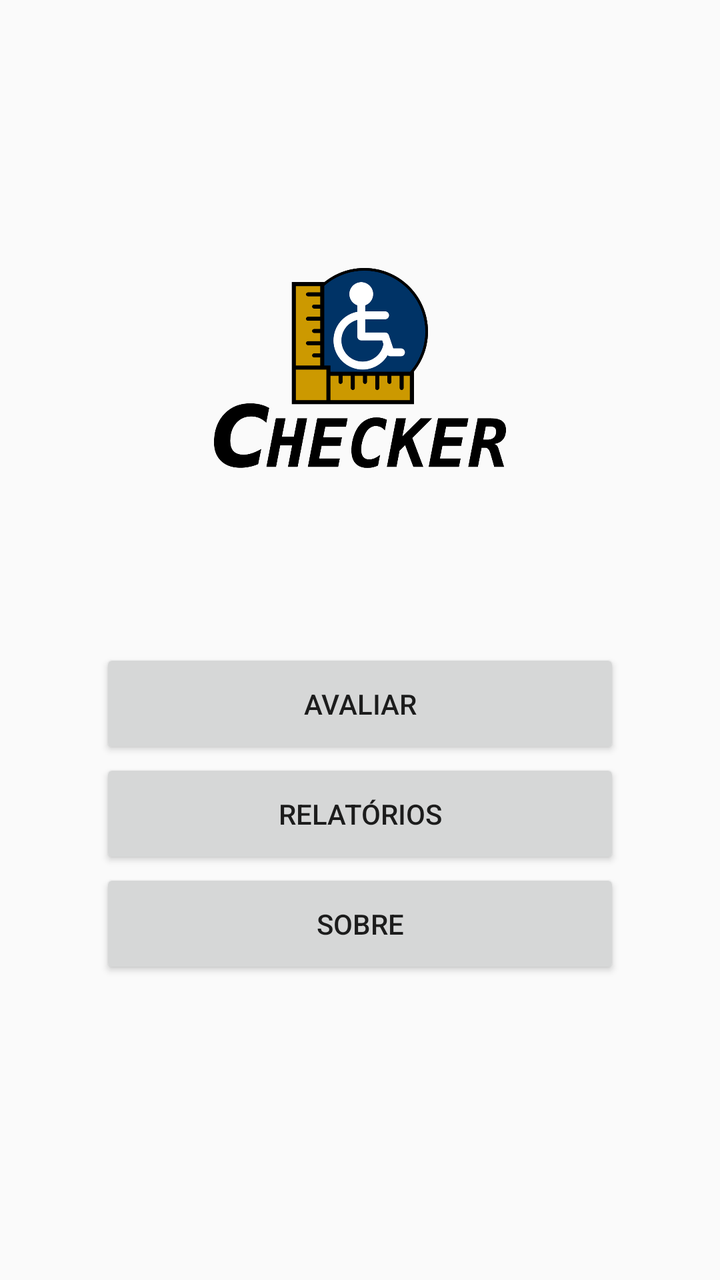
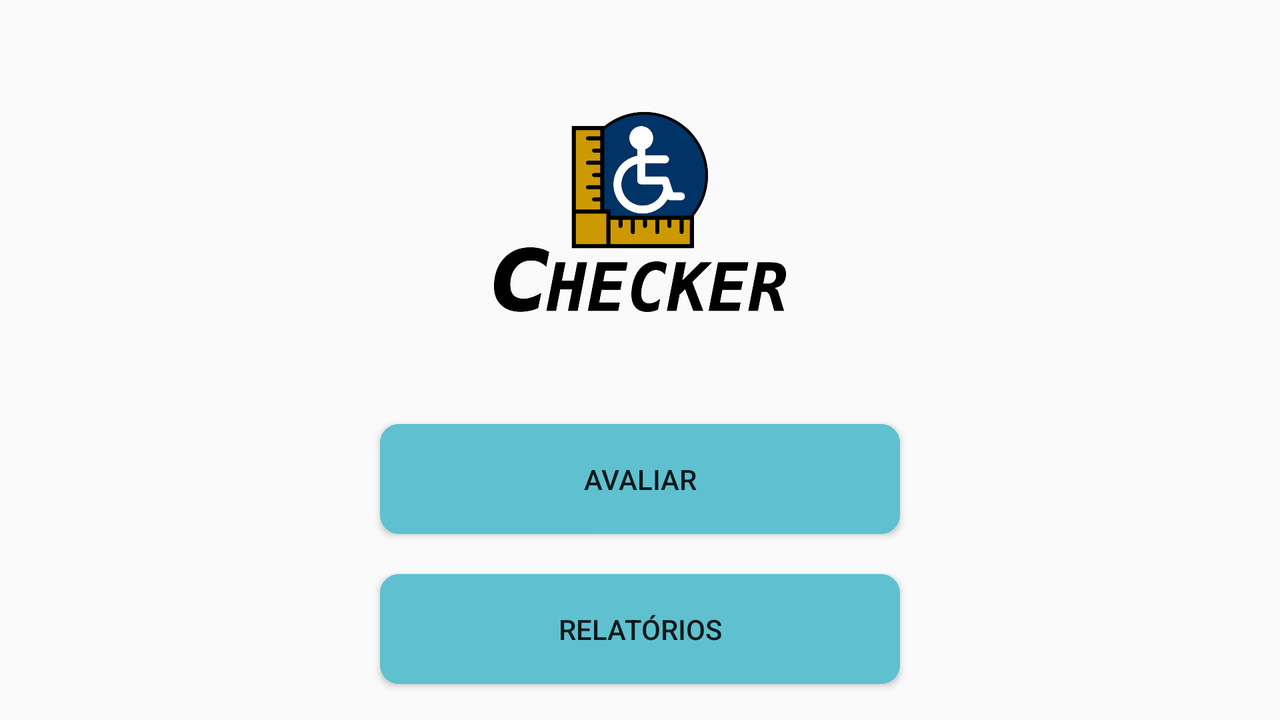

Compare how this app lays out the same screen by default and in its alternative resource folder. The renders come first, then the two layout files and the values they reference.
<!-- AndroidManifest.xml: application theme AppTheme -->
<!-- res/layout/content_main.xml -->
<?xml version="1.0" encoding="utf-8"?>
<RelativeLayout
    xmlns:android="http://schemas.android.com/apk/res/android"

    android:layout_width="match_parent"
    android:layout_height="match_parent"
    android:layout_marginTop="64dp"
    android:orientation="vertical"
    >

    <ImageView
        android:id="@+id/imageView"
        android:layout_width="wrap_content"
        android:layout_height="100dp"
        android:layout_marginTop="70dp"
        android:contentDescription="@string/footer_description_image"
        android:src="@drawable/logo_checker"
        />

    <Button
        android:id="@+id/nova_avaliacao"
        android:layout_width="260dp"
        android:layout_height="55dp"
        android:layout_centerHorizontal="true"
        android:layout_centerVertical="true"
        android:onClick="novaAvaliacao"
        android:text="@string/main_button_1_title"
        />

    <Button
        android:id="@+id/avaliacaoes_realizadas"
        android:layout_width="260dp"
        android:layout_height="55dp"
        android:layout_below="@+id/nova_avaliacao"
        android:layout_centerHorizontal="true"
        android:onClick="listarAvaliacoes"
        android:text="@string/main_button_2_title"
        />

    <Button
        android:id="@+id/sobre"
        android:layout_width="260dp"
        android:layout_height="55dp"
        android:layout_below="@+id/avaliacaoes_realizadas"
        android:layout_centerHorizontal="true"
        android:onClick="sobre"
        android:text="@string/main_button_3_title"
        />

</RelativeLayout>
<!-- resources referenced by this layout -->
<resources>
  <!-- drawable logo_checker: png bitmap (drawable, 45076 bytes) -->
  <string name="footer_description_image">Logo do app</string>
  <string name="main_button_1_title">Avaliar</string>
  <string name="main_button_2_title">Relatórios</string>
  <string name="main_button_3_title">Sobre</string>
  <style name="AppTheme" parent="Theme.AppCompat.Light.NoActionBar">
          <item name="colorPrimary">@color/colorPrimary</item>
          <item name="colorPrimaryDark">@color/colorPrimaryDark</item>
          <item name="colorAccent">@color/colorAccent</item>
      </style>
  <color name="colorPrimary">#FF48AFC9</color>
  <color name="colorPrimaryDark">#FF3C90A4</color>
  <color name="colorAccent">#FF44A18D</color>
</resources>
<!-- res/layout-land/content_main.xml (the repository's variant of the layout above) -->
<!-- drawn on the phone turned sideways -->
<?xml version="1.0" encoding="utf-8"?>
<LinearLayout
    xmlns:android="http://schemas.android.com/apk/res/android"
    android:layout_width="match_parent"
    android:layout_height="match_parent"
    android:orientation="vertical"
    android:layout_marginTop="56dp">

    <ImageView
        android:id="@+id/imageView"
        android:layout_width="wrap_content"
        android:layout_height="100dp"
        android:src="@drawable/logo_checker"
        android:contentDescription="@string/footer_description_image"
        />

    <Button
        android:id="@+id/nova_avaliacao"
        android:layout_width="260dp"
        android:layout_height="55dp"
        android:layout_gravity="center"
        android:layout_marginBottom="20dp"
        android:layout_marginTop="56dp"
        android:background="@drawable/custom_shape_button"
        android:onClick="novaAvaliacao"
        android:text="@string/main_button_1_title"/>

    <Button
        android:id="@+id/avaliacaoes_realizadas"
        android:layout_width="260dp"
        android:layout_height="55dp"
        android:layout_gravity="center"
        android:layout_marginBottom="20dp"
        android:background="@drawable/custom_shape_button"
        android:onClick="listarAvaliacoes"
        android:text="@string/main_button_2_title"/>

    <Button
        android:id="@+id/sobre"
        android:layout_width="260dp"
        android:layout_height="55dp"
        android:layout_gravity="center"
        android:background="@drawable/custom_shape_button"
        android:onClick="sobre"
        android:text="@string/main_button_3_title"
        />

</LinearLayout>
<!-- resources referenced by the variant -->
<!-- as the phone turned sideways resolves them -->
<resources>
  <!-- drawable custom_shape_button (drawable) -->
  <?xml version="1.0" encoding="utf-8"?>
  <shape
      xmlns:android="http://schemas.android.com/apk/res/android"
      android:shape="rectangle" >
  
      <corners
          android:radius="8dp"
          />
  
      <solid
          android:color="#FF5FC1D0"
          />
  
      <padding
          android:left="0dp"
          android:top="0dp"
          android:right="0dp"
          android:bottom="0dp"
          />
  
      <stroke
          android:width="3dp"
          android:color="#FF5FC1D0"
          />
  
  </shape>
  <!-- drawable logo_checker: png bitmap (drawable, 45076 bytes) -->
  <string name="footer_description_image">Logo do app</string>
  <string name="main_button_1_title">Avaliar</string>
  <string name="main_button_2_title">Relatórios</string>
  <string name="main_button_3_title">Sobre</string>
  <style name="AppTheme" parent="Theme.AppCompat.Light.NoActionBar">
          <item name="colorPrimary">@color/colorPrimary</item>
          <item name="colorPrimaryDark">@color/colorPrimaryDark</item>
          <item name="colorAccent">@color/colorAccent</item>
      </style>
  <color name="colorPrimary">#FF48AFC9</color>
  <color name="colorPrimaryDark">#FF3C90A4</color>
  <color name="colorAccent">#FF44A18D</color>
</resources>
